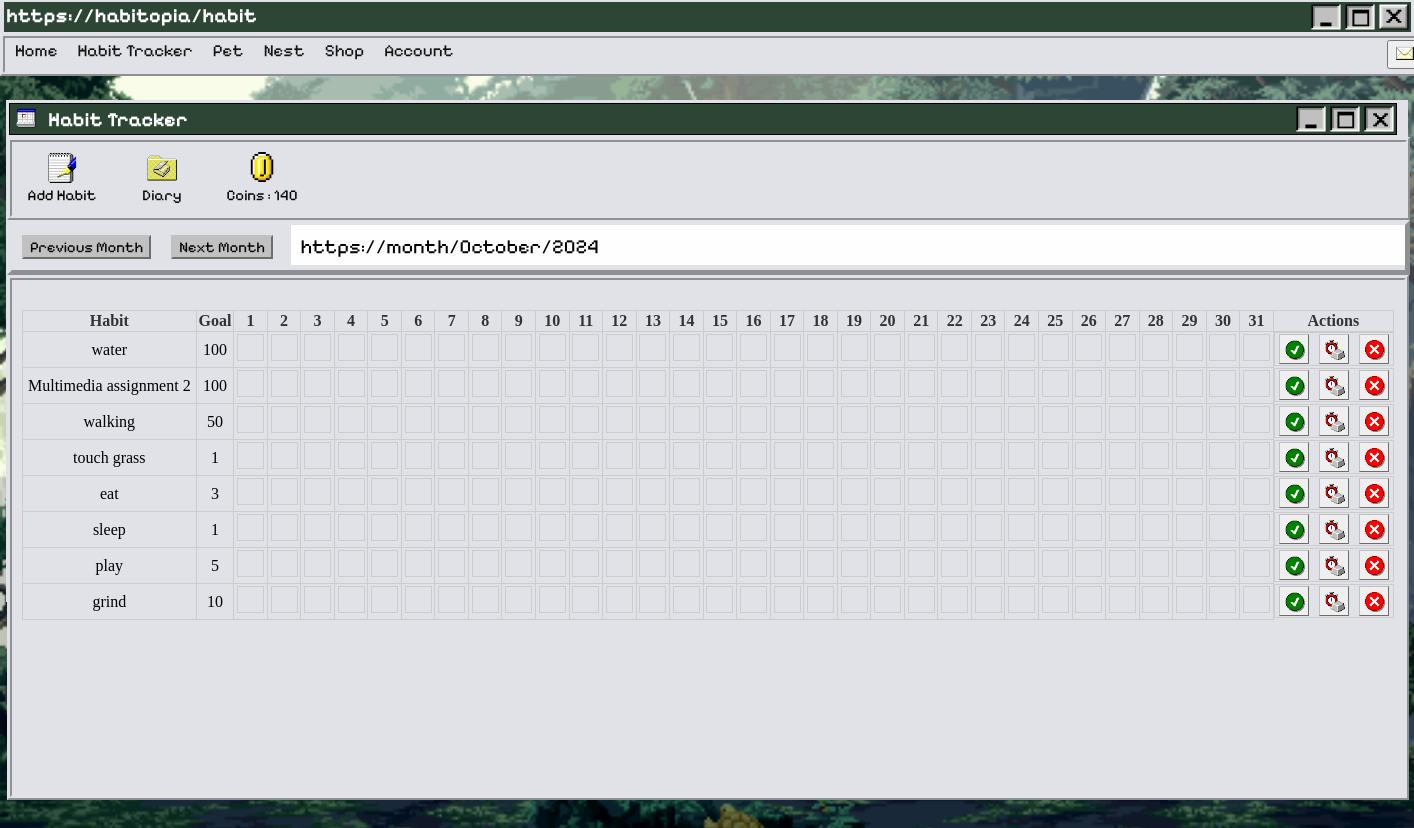
The page /habit?month=2024-10 (signed in) on the database its author committed.
### home.py (models this page shows)
class UserItems(db.Model):
    user_id = db.Column(db.Integer, db.ForeignKey('user.id'), primary_key=True, nullable=False)
    coins = db.Column(db.Integer, nullable=False, default=60)
    petFood = db.Column(db.Integer, nullable=False, default=3)
    bait = db.Column(db.Integer, nullable=False, default=1)

class Habit(db.Model):
    user_id = db.Column(db.Integer, db.ForeignKey('user.id'), nullable=False)
    id = db.Column(db.Integer, primary_key=True)
    name = db.Column(db.String(100), nullable=False)
    frequency = db.Column(db.Integer, default=30)
    created_at = db.Column(db.DateTime, default=datetime.utcnow)
    repeat_days = db.Column(db.String(100), default="")

### home.py (the view)
@app.route("/habit")
@login_required
def habit():
    user_items = UserItems.query.filter_by(user_id=current_user.id).first()
    habits = Habit.query.filter_by(user_id=current_user.id).all()
    selected_month = request.args.get('month', datetime.now().strftime('%Y-%m'))
    month_start = datetime.strptime(selected_month, '%Y-%m').date()
    month_end = (month_start + relativedelta(months=1)) - timedelta(days=1)
    habit_logs = HabitLog.query.filter(HabitLog.habit_id.in_([habit.id for habit in habits]),
                                       HabitLog.date.between(month_start, month_end)).all()
    habit_logs_dict = {(log.habit_id, log.date.strftime('%Y-%m-%d')): log for log in habit_logs}
    diary_entries = DiaryEntry.query.filter_by(user_id=current_user.id).all()
    notifications = Notification.query.filter_by(user_id=current_user.id).all()
    return render_template('habit.html', habits=habits, selected_month=selected_month, month_start=month_start,
                            month_end=month_end, habit_logs=habit_logs_dict, datetime=datetime, timedelta=timedelta,
                            relativedelta=relativedelta, diary_entries=diary_entries, notifications=notifications, user_items=user_items)

### home.py (called while the page is built, shortened)
@login_manager.user_loader
def load_user(user_id):
    return User.query.get(int(user_id))

@app.before_request
def get_notifications():
    if current_user.is_authenticated and request.endpoint == 'habit':
        last_visit = session.get('last_visit')
        current_date = datetime.now().strftime('%Y-%m-%d')
        if not last_visit or last_visit != current_date:
            session['last_visit'] = current_date
            habits = Habit.query.filter_by(user_id=current_user.id).all()
            today_weekday = datetime.now().strftime('%A')
            for habit in habits:
                if habit.repeat_days:
                    repeat_days = habit.repeat_days.split(',')
            db.session.commit()
            return None

### templates/habit.html (shortened to what this page needs)
{% extends "base.html" %}
{% block css %} <link rel="stylesheet" href="/static/styles/HabitStyles.css" > {% endblock %}
{% block heading %}https://habitopia/habit{% endblock %}
{% block content %}
<div id="wrap">
    <div class="topbox2">
        <ul>
            <li><img src="/static/styles/assets/calendar-3.png" width=20px class="topboxtext2"></li>
            <li><h5 class="topboxtext2">Habit Tracker</h5></li>
        </ul>
        <ul>
            <li><img src="/static/styles/assets/exit-active.png" class="icon"></li>
            <li><img src="/static/styles/assets/window-active.png" class="icon"></li>
            <li><img src="/static/styles/assets/minimise-active.png" class="icon"></li>
        </ul>
    </div>
    <div class="nav2">
        <ul>
            <li><button id="openModalBtn" onclick="openModal()" class="iconbutton"><img src="/static/styles/assets/write_wordpad-1.png" class="icon2"><p class="icontext">Add Habit</p></button></li>
            <li><a href="{{ url_for('diary') }}"><button class="iconbutton"><img src="/static/styles/assets/directory_business_calendar-2.png" class="icon2"><p class="icontext">Diary</p></button></a></li>
            <li class="iconbutton"><img src="/static/styles/assets/coin.png" class="icon2"><p class="icontext">Coins : {{ user_items.coins }}</p></li>
        </ul>
    </div>
    {% if habits %}
        <div class="callendarrow">
            <ul>
                <div class="callendarnav">
                    <li><a href="{{ url_for('habit', month=(month_start - relativedelta(months=1)).strftime('%Y-%m')) }}"><button class="callendarbutton">Previous Month</button></a></li>
                    <li><a href="{{ url_for('habit', month=(month_start + relativedelta(months=1)).strftime('%Y-%m')) }}"><button class="callendarbutton">Next Month</button></a></li>
                </div>
                <div class="month">
                    <li><span>https://month/{{month_start.strftime('%B')}}/{{month_start.strftime('%Y')}}</span></li>
                </div>
            </ul>
        </div>
        <div class="wrap2">
            <div class="habit-calendar">
                <div>
                    <table>
                        <tr>
                            <th>Habit</th>
                            <th>Goal</th>
                                {% for day in range(1, (month_start + relativedelta(months=1) - timedelta(days=1)).day + 1) %}
                                    <th>{{ day }}</th>
                                {% endfor %}
                            <th>Actions</th>
                        </tr>
                        {% for habit in habits %}
                            <tr>
                                <div class="checkbox-calendar">
                                    <td>{{ habit.name }}</td>
                                    <td>{{ habit.frequency }}</td>
                                    {% for day in range(1, (month_start + relativedelta(months=1) - timedelta(days=1)).day + 1) %}
                                    {% set date = selected_month + '-%02d' % day %}
                                    <td>
                                        <div class="calendar-box">
                                            {% set log = habit_logs.get((habit.id, date)) %}
                                        </div>
                                    </td>
                                    {% endfor %}
                                    <td class="actionbox">
                                        <form action="{{ url_for('complete_habit', habit_id=habit.id) }}" method="POST" class="complete_button">
                                            <button type="submit" class="delete"><img src="/static/styles/assets/trust0-0.png" width="20px"></button>
                                        </form>
                                        <form action="{{ url_for('undo_complete', habit_id=habit.id) }}" method="POST" class="undo_button">
                                            <button type="submit" class="delete"><img src="/static/styles/assets/accessibility_stopwatch.png" width="20px"></button>
                                        </form>
                                        <form action="{{ url_for('delete', habit_id=habit.id) }}" method="POST" class="delete_button">
                                            <button type="submit" class="delete"><img src="/static/styles/assets/msg_error-0.png" width="20px"></button>
                                        </form>
                                    </td>
                                </div>
                            </tr>
                        {% endfor %}
                    </table>
            </div>
        </div>
    {% else %}
        <div class="wrap2">
            <p>No habits! Click [Add Habit] to add a habit!</p>
        </div>
    {% endif %}
</div>
{% endblock %}

### static/styles/HabitStyles.css (style rules this page uses)
.body { background-image: url("/static/styles/assets/animatedbackground.gif") ; background-repeat: no-repeat; background-size: cover ; background-attachment: fixed; background-position: center; height: 100vh; width: 100%; margin: 0; padding: 0; overflow: scroll; overflow-x: hidden; }
.icon { width: 30px; float:right; margin:2px; vertical-align: baseline; }
ul { list-style-type: none; margin: 0; padding: 0; }
#wrap { width: 1400px; height: 500px; margin: 100px auto; background: #e0e2e7 ; padding: 1px; }
.wrap2 { width: 98%; height: 99%; padding: 10px; background-color: #e0e2e7; overflow-y: scroll; overflow-x: hidden; border: 5px ridge #e0e2e7; }
.topbox2 { background-color: #2d4535; height: 30px; margin: 2px 2px; width: 99%; border: 1px solid black; }
.topboxtext2 { float: left; color: #FFFFFF; margin: 4px 6px; text-align: left; font-family: "Pixelify Sans", sans-serif ; font-size: 20px; vertical-align: baseline; }
.nav2 { background-color: #e0e2e7 ; border: 5px ridge #e0e2e7; width:99.5%; margin: auto; overflow: hidden; top: 33px; }
.nav2 li { float: left; text-align: center; }
.iconbutton { width: 100px; background-color: #e0e2e7; border: hidden; }
.icon2 { width: 30px; margin: 10px 10px 0px; }
.icontext { font-family: "Pixelify Sans", sans-serif ; color: black; font-size: 15px; vertical-align: baseline; margin: 0px 0px 10px 0px; padding: 0; }
.callendarrow li { float: left; }
.callendarrow { background-color: #e0e2e7 ; width:99.5%; height: 45px; margin: auto; overflow: hidden; top: 33px; border: 5px outset #e0e2e7; }
.callendarbutton { border: 2px outset #c1c1c1; background-color: #c1c1c1; font-family: "Pixelify Sans", sans-serif ; margin: 10px 10px; font-size: 15px; }
.month { background-color: #fefefe; height: 40px; width: 80%; float: right; }
.month li { margin: 10px 10px; font-size: 20px; font-family: "Pixelify Sans", sans-serif ; }
.complete_button, .undo_button, .delete_button { position: relative; display: inline-block; }
.delete { width: 30px; height: 30px; padding: 5px; border: 1px outset #c1c1c1; cursor: pointer; display: inline-block; position: relative; }
.actionbox { display: flex; gap: 10px; justify-content: center; align-items: center; white-space: nowrap; }
table { width: 100%; border-collapse: collapse; margin-top: 20px; }
th, td { border: 1px solid #ccc; padding: 1px; text-align: center; }
th { background-color: #e0e2e7; color: #333; }
.checkbox-calendar { display: flex; flex-wrap: wrap; }
.calendar-box { width: 25px; height: 25px; display: inline-block; border: 1px solid #ccc; margin: 1px; cursor: pointer; }

### rows shown on the page
UserItems: coins "140"
Habit: name "water", frequency "100"
Habit: name "Multimedia assignment 2", frequency "100"
Habit: name "walking", frequency "50"
Habit: name "touch grass", frequency "1"
Habit: name "eat", frequency "3"
Habit: name "sleep", frequency "1"
Habit: name "play", frequency "5"
Habit: name "grind", frequency "10"

### other values the page prints
{{ month_start.strftime('%B') }} "October"
{{ month_start.strftime('%Y') }} "2024"
{{ day }} "1" "2" "3" "4" "5" "6" "7" "8" "9" "10" "11" "12" "13" "14" "15" "16" "17" "18" "19" "20" "21" "22" "23" "24" "25" "26" "27" "28" "29" "30" "31"
